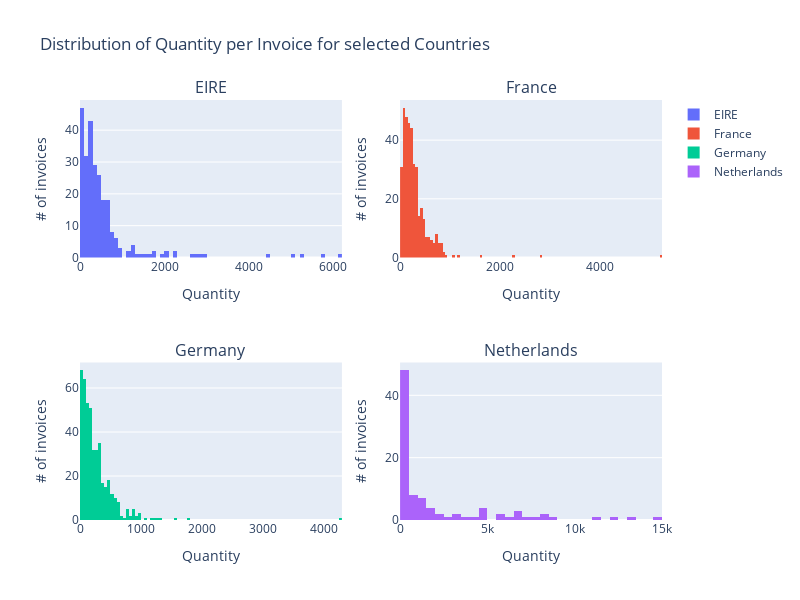

Notebook cell for this chart:
### Code cell
xbins_size = {
    'France': 50,
    'Germany': 50,
    'EIRE': 100,
    'Netherlands': 500
}

fig = make_subplots(rows=2, cols=2, subplot_titles = select_countries)

for i, country in enumerate(select_countries):
    fig.add_trace(
        go.Histogram(x = subset4.loc[subset4.index == country].Quantity, xbins=dict(size = xbins_size[country]), name=country),
        row=i//2+1, col=i%2+1
    )

fig.update_layout(height=600, width=800, title_text="Distribution of Quantity per Invoice for given Countries")
fig.update_xaxes(title = 'Quantity')
fig.update_yaxes(title = '# of invoices')

fig.show()

### Figure 1 — Plotly figure (JSON) as saved in the notebook; plotly's stock layout.template omitted (floating-point values rounded to 4 significant figures; data arrays with more than 128 entries replaced by an {"elided": "..."} marker saying what was removed)
{"data": [{"name": "EIRE", "type": "histogram", "x": {"elided": "256 int values"}, "xaxis": "x", "xbins": {"size": 100}, "yaxis": "y"}, {"name": "France", "type": "histogram", "x": {"elided": "379 int values"}, "xaxis": "x2", "xbins": {"size": 50}, "yaxis": "y2"}, {"name": "Germany", "type": "histogram", "x": {"elided": "443 int values"}, "xaxis": "x3", "xbins": {"size": 50}, "yaxis": "y3"}, {"name": "Netherlands", "type": "histogram", "x": [96, 45, 6668, 8210, 6072, 288, 5730, 116, 111, 1116, 8174, 4034, 2940, 275, 151, 169, 722, 103, 1070, 11116, 1208, 636, 700, 426, 200, 72, 924, 12266, 72, 408, 126, 960, 4664, 64, 164, 1038, 1836, 328, 312, 84, 4718, 61, 350, 8998, 424, 1588, 9, 7807, 375, 14730, 992, 288, 4628, 480, 1012, 1, 144, 4951, 6932, 3717, 545, 3, 332, 15, 211, 269, 13392, 3020, 1728, 1780, 660, 29, 3069, 2400, 300, 2454, 216, 62, 6712, 1040, 32, 146, 32, 152, 372, 136, 5760, 200, 1284, 50, 7366, 452, 140], "xaxis": "x4", "xbins": {"size": 500}, "yaxis": "y4"}], "layout": {"annotations": [{"font": {"size": 16}, "showarrow": false, "text": "EIRE", "x": 0.225, "xanchor": "center", "xref": "paper", "y": 1, "yanchor": "bottom", "yref": "paper"}, {"font": {"size": 16}, "showarrow": false, "text": "France", "x": 0.775, "xanchor": "center", "xref": "paper", "y": 1, "yanchor": "bottom", "yref": "paper"}, {"font": {"size": 16}, "showarrow": false, "text": "Germany", "x": 0.225, "xanchor": "center", "xref": "paper", "y": 0.375, "yanchor": "bottom", "yref": "paper"}, {"font": {"size": 16}, "showarrow": false, "text": "Netherlands", "x": 0.775, "xanchor": "center", "xref": "paper", "y": 0.375, "yanchor": "bottom", "yref": "paper"}], "height": 600, "title": {"text": "Distribution of Quantity per Invoice for selected Countries"}, "width": 800, "xaxis": {"anchor": "y", "domain": [0, 0.45], "title": {"text": "Quantity"}}, "xaxis2": {"anchor": "y2", "domain": [0.55, 1], "title": {"text": "Quantity"}}, "xaxis3": {"anchor": "y3", "domain": [0, 0.45], "title": {"text": "Quantity"}}, "xaxis4": {"anchor": "y4", "domain": [0.55, 1], "title": {"text": "Quantity"}}, "yaxis": {"anchor": "x", "domain": [0.625, 1], "title": {"text": "# of invoices"}}, "yaxis2": {"anchor": "x2", "domain": [0.625, 1], "title": {"text": "# of invoices"}}, "yaxis3": {"anchor": "x3", "domain": [0, 0.375], "title": {"text": "# of invoices"}}, "yaxis4": {"anchor": "x4", "domain": [0, 0.375], "title": {"text": "# of invoices"}}}}
